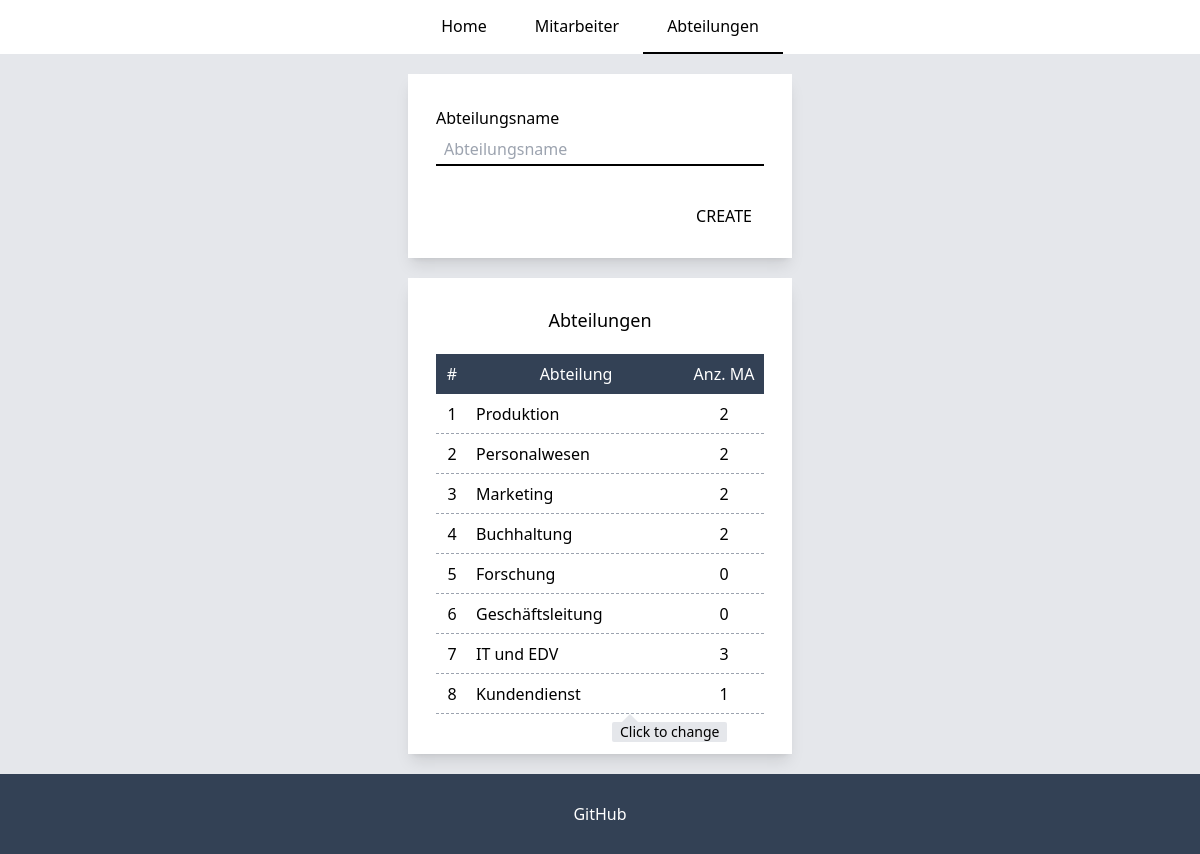
The page /departments on the database its author committed.
### tables this page shows
create table departments (
                             id int primary key auto_increment,
                             name varchar(45) not null,
                             UNIQUE (name)
);

### src/router/Router.php (called while the page is built, shortened)
<?php
class Router
{
    private array $handlers;
    private function addHandler(string $method, string $path, $handler): void
    {
        $this->handlers[$method . $path] = [
            'path' => $path,
            'method' => $method,
            'handler' => $handler
        ];
    }
    public function run(): void
    {
        $requestUri = parse_url($_SERVER['REQUEST_URI']);
        $requestPath = $requestUri['path'];
        $method = $_SERVER['REQUEST_METHOD'];
        $callback = null;
        foreach ($this->handlers as $handler) {
            if ($handler['path'] === $requestPath && $method === $handler['method']) {
                $callback = $handler['handler'];
            }
        }
        if (is_string($callback)) {
            $parts = explode('::', $callback);
            if (is_array($parts)) {
                $className = array_shift($parts);
                $handler = new $className();
                $method = array_shift($parts);
                $callback = [$handler, $method];
            }
        }
        call_user_func_array($callback, [
            array_merge($_GET, $_POST)
        ]);
    }
}

### index.php (called while the page is built, shortened)
<?php
require_once "src/classes/views/DepartmentPage.php";
require_once "src/router/Router.php";
$router = new Router();
$router->get('/', MainPage::class . '::getContent');
$router->get('/employees', EmployeePage::class . '::execute');
$router->post('/employees', EmployeePage::class . '::execute');
$router->get('/departments', DepartmentPage::class . '::execute');
$router->post('/departments', DepartmentPage::class . '::execute');
$router->addNotFoundHandler(NotFoundPage::class . '::getContent');
$router->run();

### src/service/DepartmentModel.php (called while the page is built, shortened)
<?php
require_once "Database.php";
class DepartmentModel
{
    private string $table;
    public function __construct()
    {
        $this->table = "departments";
    }
    public function getAll(): array
    {
        $results = [];
        try {
            $query = "SELECT $this->table.id, name, COUNT(e.department_id) AS 'count' FROM $this->table
                            LEFT JOIN employees e ON e.department_id = $this->table.id
                            GROUP BY $this->table.id
            ";
            $result = Database::connect()->query($query);
            for ($results = array(); $row = $result->fetch_assoc(); $results[] = $row);
        } catch (Exception $error) {
            onError($error);
        }
        return $results;
    }
}

### src/service/Database.php (called while the page is built, shortened)
<?php
class Database
{
    private static object $dbh;
    public static function connect(): object
    {
        if (!isset(self::$dbh)) {
            try {
                self::$dbh = new mysqli(
                    DB_SERVER,
                    DB_USERNAME,
                    DB_PASSWORD,
                    DB_NAME);
            } catch (Exception $error) {
                onError($error);
                die();
            }
        }
        return self::$dbh;
    }
}

### src/classes/views/DepartmentPage.php (the view, shortened to what this page needs)
<?php
require_once "src/classes/views/Modules.php";
class DepartmentPage extends Modules
{
    private string $id;
    private array $errors;
    private array $values;
    public function __construct()
    {
        $this->id = '';
        $this->errors = [];
        $this->values = [];
    }
    public function execute(array $params = []): void
    {
        $this->id = $params['id'] ?? '';
        $this->getContent();
    }
    protected function getMiddle(): string
    {
        $sr['createForm'] = $this->showDepartmentForm();
        $sr['table'] = $this->showDepartmentsTable();
        return $this->getReplaceTemplate($sr, "departmentsPage");
    }
    public function showDepartmentForm(): string
    {
        $html = $this->getInput($this->id, $this->values);
        $html .= $this->getButtons($this->id);
        return $html;
    }
    public function showDepartmentsTable(): string
    {
        $data = $this->department->getAll();
        $html = '';
        foreach ($data as $i => $item) {
            $html .= '
                    <li class="
                            row-department
                            flex h-10 border-b border-gray-400 border-dashed
                            hover:cursor-pointer
                            hover:border-solid hover:border-black
                            "
                    >
                        <span id="index" class="flex self-center justify-center w-8">' . ++$i . '</span>
                        <span id="name" class="flex self-center grow pl-2">' . $item['name'] . '</span>
                        <span id="amount-employees" class="flex self-center justify-center basis-20">' . $item['count'] . '</span>
                        <input type="hidden" name="id" value="' . $item['id'] . '"/>
                    </li>';
        }
        return $html;
    }
    private function getInput($id, $values): string
    {
        $html = '  <label for="name" class="block text-md my-1 font-medium">Abteilungsname</label>
                    <input
                            id="name" type="text"
                            name="name"
                            class="[appearance:textfield] border-b-2 border-black px-2 mb-5 h-8 focus:outline-none appearance-none"
                            placeholder="Abteilungsname"';
        if (strlen($id) !== 0 && count($values) === 0) {
            $name = '';
            $idDep = '';
            if ($this->department->getById($id)) {
                $name = $this->department->getById($id)['name'];
                $idDep = $this->department->getById($id)['id'];
            }
            $html .= 'value="' . $name . '">';
            $html .= '<input type="hidden" name="id" value="' . $idDep . '">';
        } elseif (strlen($id) === 0 && count($values) > 1) {
            $html .= 'value="' . $values['name'] . '">';
        } elseif (strlen($id) !== 0 && count($values) > 1) {
            $html .= 'value="' . $this->department->getById($id)['name'] . '">';
            $html .= '<input type="hidden" name="id" value="' . $this->department->getById($id)['id'] . '">';
        } else {
            $html .= '>';
        }
        $html .= $this->isError($this->errors, 'name');
        return $html;
    }
    private function getButtons($id): string
    {
        $html = '';
        if (strlen($id) !== 0) {
            $html .= '<button class="w-20 h-7 mt-4 bg-white self-end font-medium uppercase hover:underline hover:underline-offset-4" type="submit" name="action" value="update">Update
                        </button>';
        } else {
            $html .= '<button class="w-20 h-7 mt-4 bg-white self-end font-medium uppercase hover:underline hover:underline-offset-4" type="submit" name="action" value="create">Create
                        </button>';
        }
        return $html;
    }
}

### rows shown on the page
departments: name "Produktion", count "2"
departments: name "Personalwesen", count "2"
departments: name "Marketing", count "2"
departments: name "Buchhaltung", count "2"
departments: name "Forschung", count "0"
departments: name "Geschäftsleitung", count "0"
departments: name "IT und EDV", count "3"
departments: name "Kundendienst", count "1"

### other values the page prints
$this->getReplaceTemplate($sr, "root") "Home Mitarbeiter Abteilungen Abteilungen # Abteilung Anz. MA GitHub Click to change"
